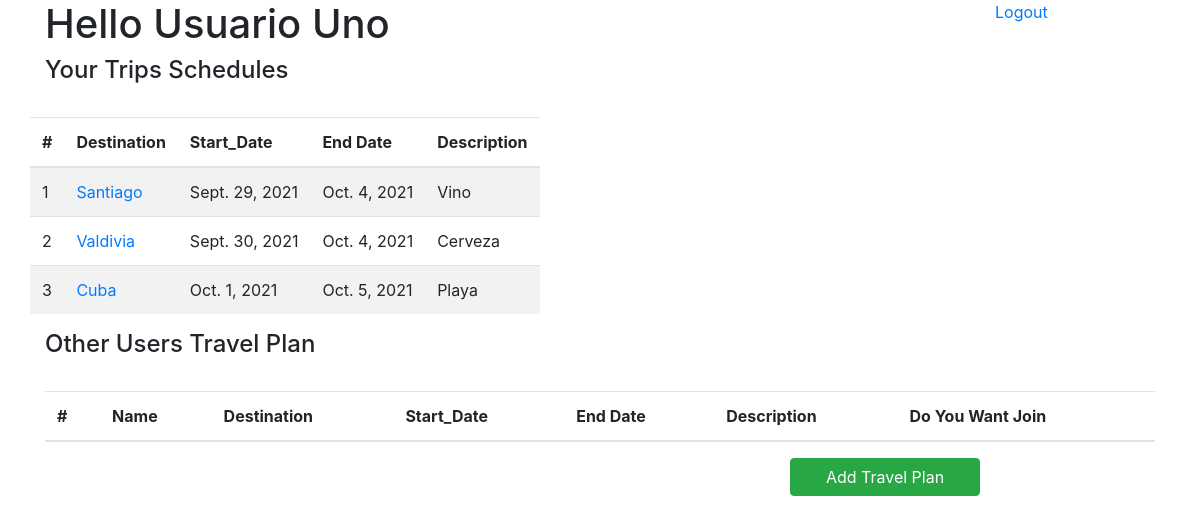
Page /travels (signed in) on the committed database.
### travels/models.py (models this page shows)
class User(models.Model):
    name = models.CharField(max_length=40)
    username = models.CharField(max_length=40)
    password = models.CharField(max_length=255)
    created_at = models.DateTimeField(auto_now_add=True)
    updated_at = models.DateTimeField(auto_now=True)
    objects = UserManager()

class Trip(models.Model):
    creator = models.ForeignKey(User, related_name="creator", on_delete=models.CASCADE)
    destination = models.CharField(max_length=40)
    description = models.CharField(max_length=200, default="")
    start_date = models.DateField()
    end_date = models.DateField()
    joined_user = models.ManyToManyField(User, related_name="join_users", blank=True, null=True)
    created_at = models.DateTimeField(auto_now_add=True)
    updated_at = models.DateTimeField(auto_now=True)
    objects = TripManager()

### travels/views.py (the view)
# urls.py: 2. Add a URL to urlpatterns:  path('', views.home, name='home')
def home(request):
    reg_user = User.objects.get(id=request.session['id'])
    trips = Trip.objects.filter(joined_user=User.objects.get(id=request.session['id']))
    other_trips = Trip.objects.exclude(joined_user=User.objects.get(id=request.session['id']))
    context={
        'trips':trips,
        'active_user': reg_user,
        'other_trips':other_trips,
    }
    return render(request,'home.html',context)

### travels/templates/home.html (shortened to what this page needs)
{% extends 'base.html' %}
{% block info %}
<div class="row">
        <h1 class="col-md-4">Hello {{active_user.name}}</h1>
        <a href="/logout" class="col-md-2 offset-md-6">Logout</a>
</div>
<h4>Your Trips Schedules</h4>
<br>
<div class="row">
    <div>
        <table class="table table-striped " id="data">
            <thead>
            <tr>
                <th scope="col">#</th>
                <th scope="col">Destination</th>
                <th scope="col">Start_Date</th>
                <th scope="col">End Date</th>
                <th scope="col">Description</th>
            </tr>
            </thead>
            <tbody>
                {% for trip in trips%}
                    <tr>
                        <td scope="row">{{ trip.id }}</td>
                        <td><a href="{% url 'destination_id' trip.id %}">{{trip.destination}}</a></td>
                        <td>{{trip.start_date}}</td>
                        <td>{{trip.end_date}}</td>
                        <td>{{trip.description}}</td>
                    </tr>
                {% endfor %}
            </tbody>
        </table>
    </div>
    <br>
</div>
    <h4>Other Users Travel Plan</h4>
    <br>
    <div>
        <table class="table table-striped " id="data">
            <thead>
            <tr>
                <th scope="col">#</th>
                <th scope="col">Name</th>
                <th scope="col">Destination</th>
                <th scope="col">Start_Date</th>
                <th scope="col">End Date</th>
                <th scope="col">Description</th>
                <th scope="col">Do You Want Join</th>
            </tr>
            </thead>
        </table>
    </div>
<div class="row">
    <a href="{% url 'destination_add'%}" class="btn btn-success col-md-2 offset-8">Add Travel Plan</a>
</div>
{% endblock %}

### rows in the picture
User: name "Usuario Uno"
Trip: id "1", destination "Santiago", start_date "Sept. 29, 2021", end_date "Oct. 4, 2021", description "Vino"
Trip: id "2", destination "Valdivia", start_date "Sept. 30, 2021", end_date "Oct. 4, 2021", description "Cerveza"
Trip: id "3", destination "Cuba", start_date "Oct. 1, 2021", end_date "Oct. 5, 2021", description "Playa"
